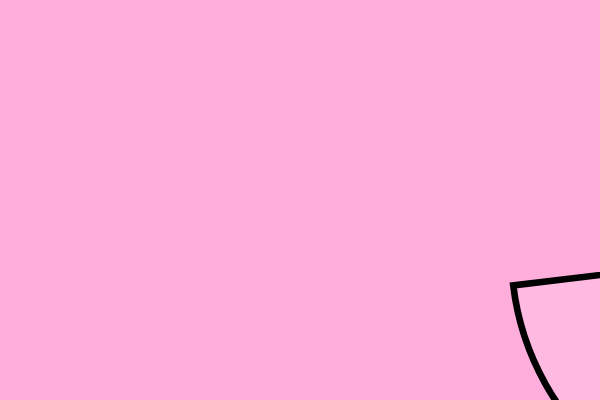
Frame 1 (no input)
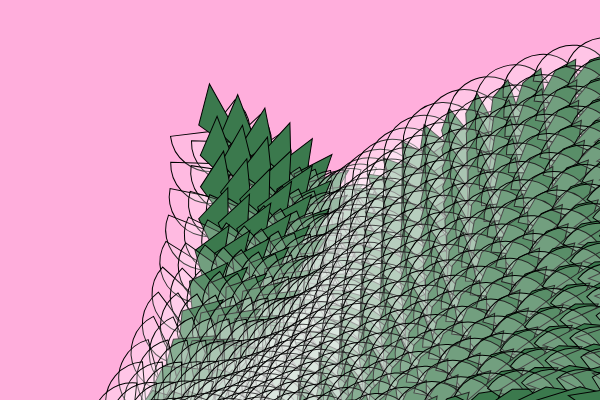
Frame 60 (no input)
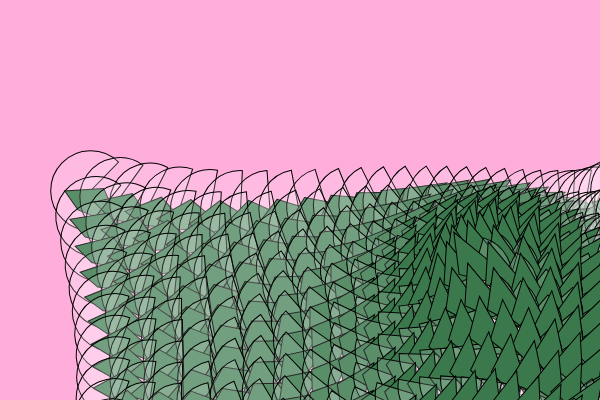
Frame 120 (the mouse pressed at the canvas centre since frame 60)

The p5.js sketch that drew these frames (run headless with seeded random() and noise() and a simulated clock; from frame 60 on, the mouse is pressed at the canvas centre):

// p5.js sketch
// ── sketch.js
let t = 0;

function setup() {
  createCanvas(600, 400);
  cursor(CROSS);
  frameRate(25);
  rectMode(CENTER);
}

function draw() {
  background(340,174,220);
  
  var step = frameCount % 10/10*1.5;
  translate(110, 110);
  applyMatrix(1 / step, 0, 0, 1 / step, 0, 0);
  let numX = 27;
  let numY = 17; 
  
  let m = 30;    // margen
  
  let spx = (width - 2*m)/(numX - 1);
  let spy = (height - 2*m)/(numY - 1);
  
  for (let y = 0; y < numY; y++) {
    for (let x = 0; x < numX; x++) {
      

      let d = dist(mouseX, mouseY, m + x*spx, m + y*spy);
      let r = map(d, 0, width, 0, PI);
      
    
      
      push();
      translate(m + x*spx, m + y*spy); 
      rotate(r);
      rotate(r * 0.7);
      rotate(5); 
      fill(294,39)
      arc(50, 50, 80, 80, 0, PI + QUARTER_PI, PIE);
      fill(59,121,77);
      quad(48, 37, 87, 20, 69, 63, 50, 76);
      pop();
    }
 }
}
